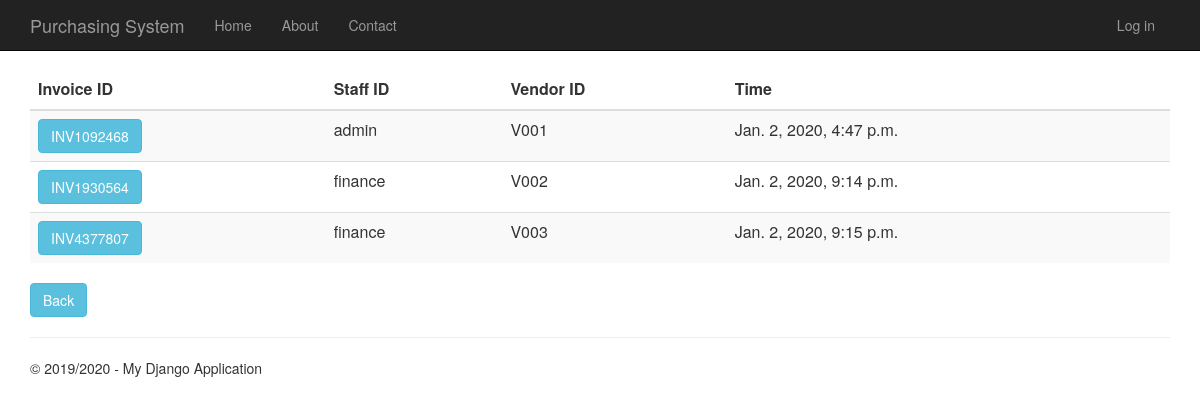
/invoicehistory, run on the app's committed database.
### Invoice/models.py (models this page shows)
class Invoice(models.Model):
    invoice_id = models.CharField(primary_key= True, max_length=10)
    time_created = models.DateTimeField()
    description = models.CharField(max_length=100)
    total_price = models.DecimalField(max_digits=10, decimal_places=2, default=Decimal('0.00'))
    invoice_status = models.CharField(max_length=20)
    purchase_order_id =models.OneToOneField(PurchaseOrder,on_delete = models.CASCADE)
    person_id = models.ForeignKey(Person,on_delete= models.CASCADE)
    vendor_id = models.ForeignKey(Vendor,on_delete = models.CASCADE)

### app/models.py (models this page shows, shortened)
class Person(models.Model):
    user_id = models.OneToOneField(User)
    person_id = models.CharField(primary_key=True, max_length=10)
    person_name = models.TextField()
    person_address = models.TextField()
    person_phone_number = models.TextField()
    person_role = models.TextField(default = 'EMPLOYEE')

class Vendor(models.Model):
    vendor_id = models.CharField(primary_key=True, max_length=10)
    vendor_name = models.TextField()
    vendor_phone_number = models.TextField()
    vendor_address = models.TextField()
    vendor_email = models.TextField()
    def __str__(self):
        return str(self.vendor_id)

### Invoice/views.py (the view)
# urls.py: url(r'^invoicehistory', Invoice.views.invoicehistory, name="invoice_history"),
def invoicehistory(request):
    invoice = Invoice.objects.all()
    context = {
            'title':'Invoice History',
            'rows':invoice,
            'year':'2019/2020'
        }
    return render(request,'Invoice/invoicehistory.html',context)

### Invoice/templates/Invoice/invoicehistory.html
﻿{% extends "app/layout.html" %}
{% block content %}
<div class="purcahseorderhistory margintop" action="menu" >
    <form action="invoicehistorydetails" method="GET">
        <table class="table table-striped margintop">
          <thead>
            <tr>
              <th scope="col">Invoice ID</th>
              <th scope="col">Staff ID</th>
              <th scope="col">Vendor ID</th>
              <th scope="col">Time</th>
            </tr>
          </thead>
          <tbody>
              {% for r in rows %}
            <tr>
                 <td><button type="submit" name="inv_id" value="{{r.invoice_id}}" class="btn btn-info" >{{r.invoice_id}}</button></td>
                 <td>{{r.person_id.person_id}}</td>
                 <td>{{r.vendor_id}}</td>
                 <td>{{r.time_created}}</td>
            </tr>
              {% endfor %}
          </tbody>
        </table>
        <div class="margintop">
            <a type="submit" class="btn btn-info" href="/menu">Back</a>
        </div>
    </form>
</div>
{% endblock %}

### app/static/app/content/site.css (style rules this page uses)
body { padding-top: 50px; padding-bottom: 20px; }

### data on the page
Invoice: invoice_id "INV1092468", person_id.person_id "admin", vendor_id "V001", time_created "Jan. 2, 2020, 4:47 p.m."
Invoice: invoice_id "INV1930564", person_id.person_id "finance", vendor_id "V002", time_created "Jan. 2, 2020, 9:14 p.m."
Invoice: invoice_id "INV4377807", person_id.person_id "finance", vendor_id "V003", time_created "Jan. 2, 2020, 9:15 p.m."

### other printed values
{{ year }} "2019/2020"
